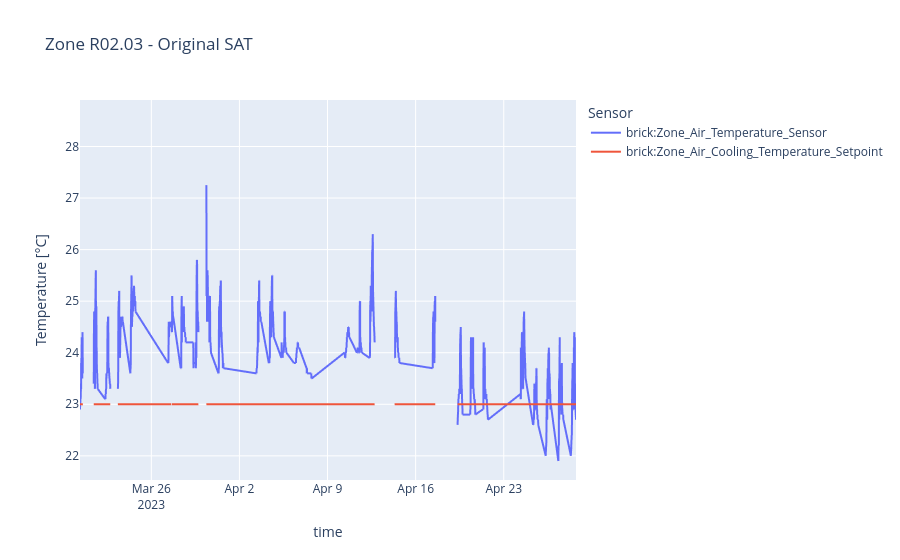

The notebook cell saved with this chart:
### Code cell
idx = np.random.randint(0, len(opt_zones))
px.line(opt_zones[idx].data,y=["brick:Zone_Air_Temperature_Sensor", "brick:Zone_Air_Cooling_Temperature_Setpoint"], title=f"Zone {opt_zones[idx].name} - Original SAT", labels={"value":"Temperature [°C]", "index":"Time", "variable":"Sensor"}).show()

### Figure 1 — Plotly figure (JSON) as saved in the notebook; plotly's stock layout.template omitted (floating-point values rounded to 4 significant figures; data arrays with more than 128 entries replaced by an {"elided": "..."} marker saying what was removed)
{"data": [{"hovertemplate": "Sensor=brick:Zone_Air_Temperature_Sensor<br>time=%{x}<br>Temperature [°C]=%{y}<extra></extra>", "legendgroup": "brick:Zone_Air_Temperature_Sensor", "line": {"color": "#636efa", "dash": "solid"}, "marker": {"symbol": "circle"}, "mode": "lines", "name": "brick:Zone_Air_Temperature_Sensor", "showlegend": true, "type": "scattergl", "x": {"elided": "1200 str values"}, "xaxis": "x", "y": {"elided": "1200 float values"}, "yaxis": "y"}, {"hovertemplate": "Sensor=brick:Zone_Air_Cooling_Temperature_Setpoint<br>time=%{x}<br>Temperature [°C]=%{y}<extra></extra>", "legendgroup": "brick:Zone_Air_Cooling_Temperature_Setpoint", "line": {"color": "#EF553B", "dash": "solid"}, "marker": {"symbol": "circle"}, "mode": "lines", "name": "brick:Zone_Air_Cooling_Temperature_Setpoint", "showlegend": true, "type": "scattergl", "x": {"elided": "1200 str values"}, "xaxis": "x", "y": {"elided": "1200 float values"}, "yaxis": "y"}], "layout": {"legend": {"title": {"text": "Sensor"}, "tracegroupgap": 0}, "title": {"text": "Zone R02.03 - Original SAT"}, "xaxis": {"anchor": "y", "domain": [0, 1], "title": {"text": "time"}}, "yaxis": {"anchor": "x", "domain": [0, 1], "title": {"text": "Temperature [°C]"}}}}
